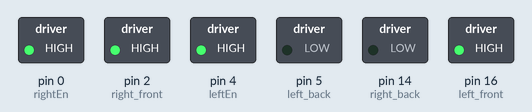
A sketch run on a simulated Arduino Uno, built with avr-gcc and run on an emulated ATmega328P. Shown: switched loads named in the sketch (green lamp = pin HIGH).

Above: at 1.0 s.
At 3.0 s:
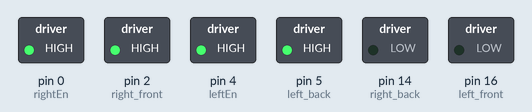
At 4.5 s:
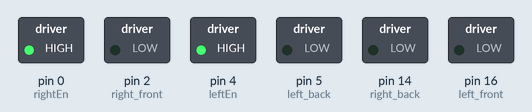
Timing chart, 0 to 5.8 s (numbered marks = the images above):
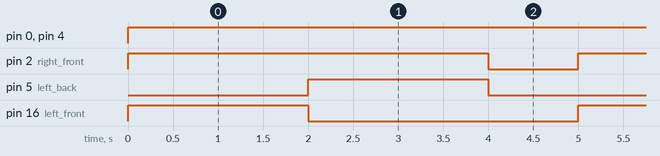

The sketch:

motors_test.ino
```cpp
// connect motor controller pins to ESP8266 digital pins
//DIGITAL PINS
/* D0 = 16
   D1 = 5
   D2 = 4
   D3 = 0
   D4 = 2
   D5 = 14
   D6 = 12
   D7 = 13
   D8 = 15
   */
//PWM PINS
/* D1, D2, D3, D4, D5, D6, D7, RSV */

// connect 5V output of one driver to the vin pin of ESP8266
int leftEn = 4;
int left_front = 16;
int left_back = 5;
int rightEn = 0;
int right_front = 2;
int right_back = 14;

void setup()
{
  // set all the motor control pins to outputs
  pinMode(leftEn, OUTPUT);
  pinMode(left_back, OUTPUT);
  pinMode(left_front, OUTPUT);
  pinMode(rightEn, OUTPUT);
  pinMode(right_back, OUTPUT);
  pinMode(right_front, OUTPUT);
}
void demoOne()
{
  // this function will run the motors in both directions at a fixed speed
  // turn on motors
  digitalWrite(left_front, HIGH);
  digitalWrite(left_back, LOW);
  digitalWrite(right_front, HIGH);
  digitalWrite(right_back, LOW);
  // set speed to 200 out of possible range 0~255
  analogWrite(leftEn, 965);
  analogWrite(rightEn, 965);
  delay(2000);
  digitalWrite(left_front, LOW);
  digitalWrite(left_back, HIGH);
  digitalWrite(right_front, HIGH);
  digitalWrite(right_back, LOW);
  delay(2000);
  // now turn off motors
  digitalWrite(left_front, LOW);
  digitalWrite(left_back, LOW);
  digitalWrite(right_front, LOW);
  digitalWrite(right_back, LOW);
}

void loop()
{
  demoOne();
  delay(1000);

}
```

Measured:
- by itself, pin 0 (rightEn), pin 4 (leftEn): LOW → HIGH at 0.00 s
- by itself, pin 2 (right_front): alternates HIGH for 4.0 s and LOW for 1.0 s
- by itself, pin 5 (left_back), pin 16 (left_front): alternates HIGH for 2.0 s and LOW for 3.0 s
